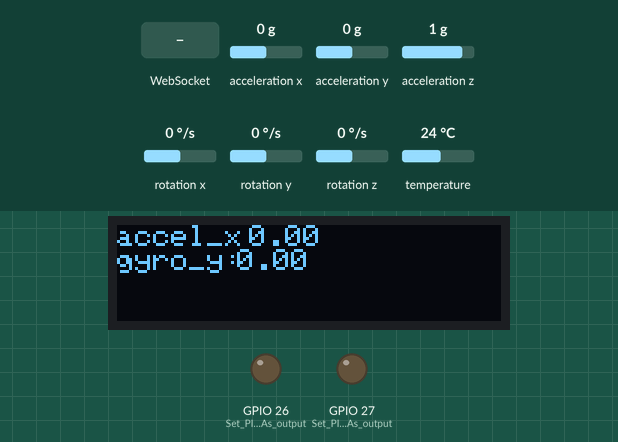
Simulated run of this sketch. Board: ESP32. On the bench: 128×32 one-colour display, output pins drawn as LEDs (lit = HIGH). Inputs (shaded band) come from the test bench; at power-on: acceleration x 0 g, rotation y 0 °/s, acceleration y 0 g, acceleration z 1 g, rotation x 0 °/s, rotation z 0 °/s, temperature 24 °C. WiFi joins after 1.5 s; servers stay silent unless stated; what the sketch prints to the serial monitor is not drawn.

Above: at 3.8 s.
3.9 s: WebSocket text "1" received
At 5.0 s:
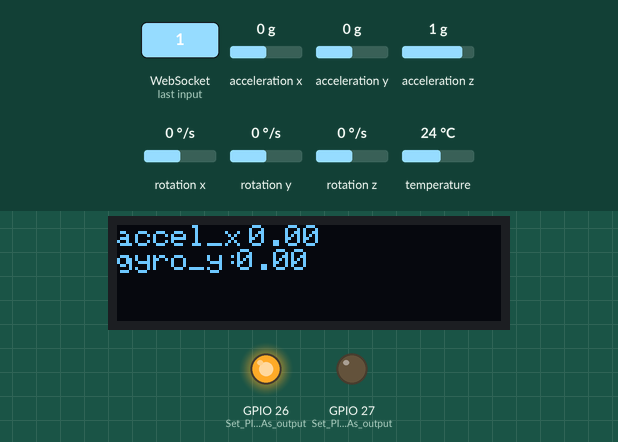
5.4 s: WebSocket text "2" received
At 6.0 s:
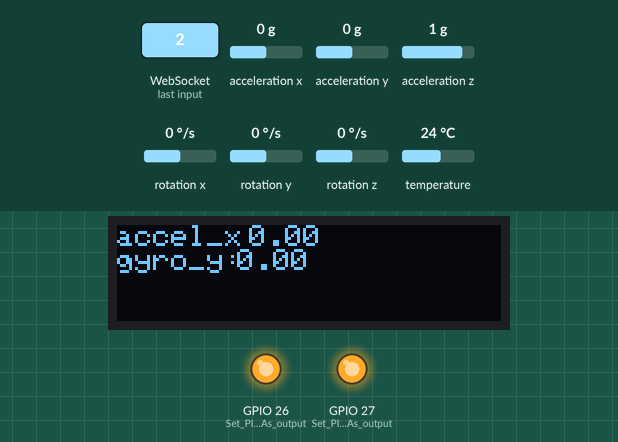
6.9 s: WebSocket text "0" received
At 8.1 s:
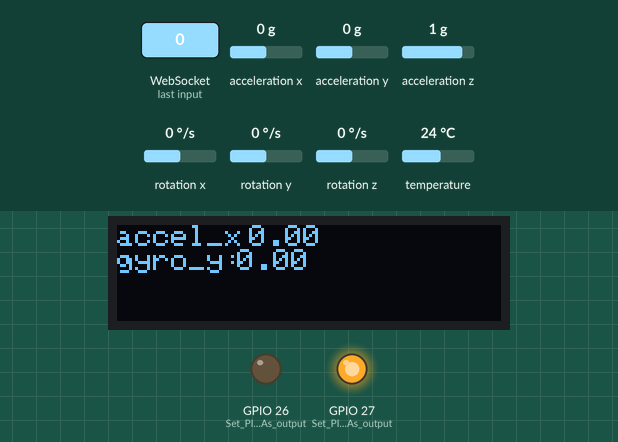
8.4 s: acceleration x set to -1.4 g
At 8.9 s:
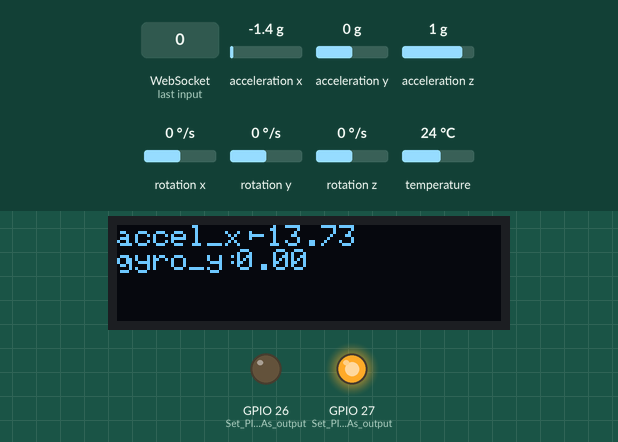
9.9 s: rotation y set to -192 °/s
At 11.1 s:
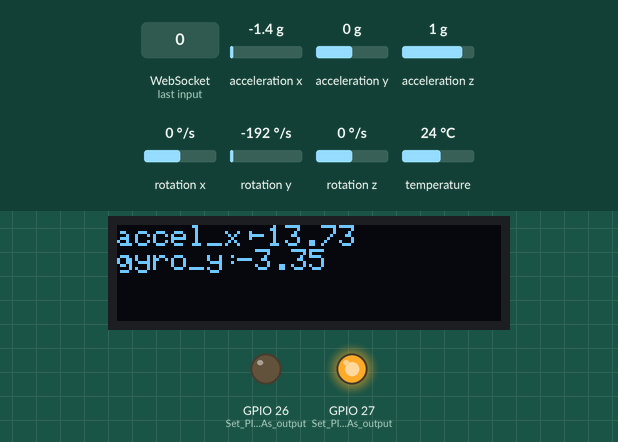
11.4 s: acceleration x set to -0.8 g
At 12.0 s:
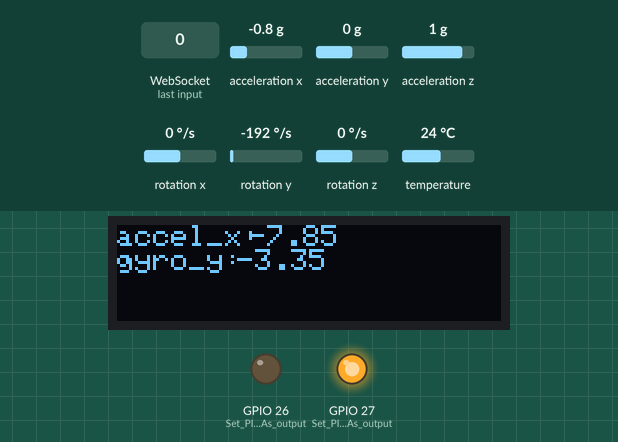
Timing chart, 0 to 13.9 s (numbered marks = the images above; inputs shaded):
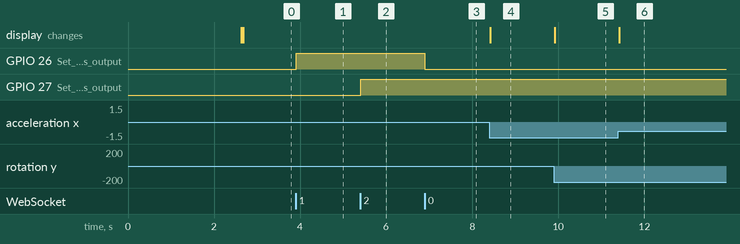

Measured:
- after the input at 3.9 s, GPIO 26 (Set_PIN_26_As_output): LOW → HIGH at once
- after the input at 5.4 s, GPIO 27 (Set_PIN_27_As_output): LOW → HIGH at once
- after the input at 6.9 s, GPIO 26 (Set_PIN_26_As_output): HIGH → LOW at once
- after the input at 8.4 s, the display: changes at once (image 4)
- after the input at 9.9 s, the display: changes at once (image 5)
- after the input at 11.4 s, the display: changes at once (image 6)

The sketch:

websocket_server.ino
```cpp
#include <WiFi.h> // Include WIFi Library for ESP32
#include <WebServer.h> // Include WebSwever Library for ESP32
#include <ArduinoJson.h> // Include ArduinoJson Library
#include <Adafruit_Sensor.h>
//#include <Adafruit_BME280.h>
#include <WebSocketsServer.h>  // Include WebSockets Library by Markus Sattler
#include <Adafruit_MPU6050.h>
#include <Wire.h>
#include <Adafruit_GFX.h>
#include <Adafruit_SSD1306.h>


//Adafruit_BME280 bme; // I2C


Adafruit_MPU6050 mpu;


#define SCREEN_WIDTH 128 // OLED display width, in pixels
#define SCREEN_HEIGHT 32 // OLED display height, in pixels

// Declaration for an SSD1306 display connected to I2C (SDA, SCL pins)
Adafruit_SSD1306 display(SCREEN_WIDTH, SCREEN_HEIGHT, &Wire);


const char* ssid     = "OnePlusSid";
const char* password = "esp32ece328";


int interval = 1000; // virtual delay
unsigned long previousMillis = 0; // Tracks the time since last event fired


const char web[] PROGMEM = R"rawliteral(
<!DOCTYPE html>
<html>
<head>
  <title>Arduino and ESP32 Websocket</title>
  <meta name='viewport' content='width=device-width, initial-scale=1.0' />
  <meta charset='UTF-8'>
  <style>
    body {
      background-color: #E6D8D5;
      text-align: center;
    }
  </style>
</head>
<body>
  <h1>accel_x: <span id='accel_x'>-</span></h1>
  <h1>gyro_y: <span id='gyro_y'>-</span></h1>
  <h1>LED 1: <span id='message1'>-</span></h1><button type='button' id='BTN_1'>
    <h1>ON</h1>
  </button><button type='button' id='BTN_2'>
    <h1>OFF</h1>
  </button>
  <h1>LED 2: <span id='message2'>-</span></h1><button type='button' id='BTN_3'>
    <h1>ON</h1>
  </button><button type='button' id='BTN_4'>
    <h1>OFF</h1>
  </button>
</body>
<script>
  var Socket;
  document.getElementById('BTN_1').addEventListener('click', button_1_pressed);
  document.getElementById('BTN_2').addEventListener('click', button_2_pressed);
  document.getElementById('BTN_3').addEventListener('click', button_3_pressed);
  document.getElementById('BTN_4').addEventListener('click', button_4_pressed);
  function init() {
    Socket = new WebSocket('ws://' + window.location.hostname + ':81/');
    Socket.onmessage = function(event) {
      processCommand(event);
    };
  }
  function processCommand(event) {
    var obj = JSON.parse(event.data);
    document.getElementById('message1').innerHTML = obj.PIN_Status1;
    document.getElementById('message2').innerHTML = obj.PIN_Status2;


    document.getElementById('accel_x').innerHTML = obj.accel_x;
    document.getElementById('gyro_y').innerHTML = obj.gyro_y;
    console.log(obj.PIN_Status1);
    console.log(obj.PIN_Status2);
    console.log(obj.accel_x);
    console.log(obj.gyro_y);
  }
  function button_1_pressed() {
    Socket.send('1');
  }
  function button_2_pressed() {
    Socket.send('0');
  }
  function button_3_pressed() {
    Socket.send('2');
  }
  function button_4_pressed() {
    Socket.send('3');
  }
  window.onload = function(event) {
    init();
  }
</script>
</html>)rawliteral";


String jsonString; // Temporary storage for the JSON String
String pin_status1 = ""; // Holds the status of the pin
String pin_status2 = ""; // Holds the status of the pin
float accel_x; // holds the acceleration value
float gyro_y;// holds the orientation in x-axis value


WebServer server(80);  // create instance for web server on port "80"
WebSocketsServer webSocket = WebSocketsServer(81);  //create instance for webSocket server on port"81"


void setup() {
  // put your setup code here, to run once:
  pinMode(26, OUTPUT); // Set PIN 26 As output(LED Pin)
  pinMode(27,OUTPUT); // Set PIN 27 As output(LED Pin)


  Serial.begin(115200); // Init Serial for Debugging.
  delay(1000);

 while (!Serial)
    delay(10); // will pause Zero, Leonardo, etc until serial console opens


  Serial.println("Adafruit MPU6050 test!");


  // Try to initialize!
  if (!mpu.begin()) {
    Serial.println("Failed to find MPU6050 chip");
    while (1) {
      delay(10);
    }
  }
  Serial.println("MPU6050 Found!");


  mpu.setAccelerometerRange(MPU6050_RANGE_8_G);
  Serial.print("Accelerometer range set to: ");
  switch (mpu.getAccelerometerRange()) {
  case MPU6050_RANGE_2_G:
    Serial.println("+-2G");
    break;
  case MPU6050_RANGE_4_G:
    Serial.println("+-4G");
    break;
  case MPU6050_RANGE_8_G:
    Serial.println("+-8G");
    break;
  case MPU6050_RANGE_16_G:
    Serial.println("+-16G");
    break;
  }
  mpu.setGyroRange(MPU6050_RANGE_500_DEG);
  Serial.print("Gyro range set to: ");
  switch (mpu.getGyroRange()) {
  case MPU6050_RANGE_250_DEG:
    Serial.println("+- 250 deg/s");
    break;
  case MPU6050_RANGE_500_DEG:
    Serial.println("+- 500 deg/s");
    break;
  case MPU6050_RANGE_1000_DEG:
    Serial.println("+- 1000 deg/s");
    break;
  case MPU6050_RANGE_2000_DEG:
    Serial.println("+- 2000 deg/s");
    break;
  }


  mpu.setFilterBandwidth(MPU6050_BAND_21_HZ);


  Serial.println("");
  delay(100);


  mpu.setAccelerometerRange(MPU6050_RANGE_8_G);
  mpu.setGyroRange(MPU6050_RANGE_500_DEG);
  mpu.setFilterBandwidth(MPU6050_BAND_21_HZ);


  WiFi.begin(ssid, password); // Connect to Wifi
  while (WiFi.status() != WL_CONNECTED) { // Check if wifi is connected or not
    delay(500);
    Serial.print(".");
  }
  Serial.println();
  // Print the IP address in the serial monitor windows.
  Serial.print("IP address: ");
  Serial.println(WiFi.localIP());
  // Initialize a web server on the default IP address. and send the webpage as a response.
  server.on("/", []() {
    server.send(200, "text\html", web);
  });
  server.begin(); // init the server
  webSocket.begin();  // init the Websocketserver
  webSocket.onEvent(webSocketEvent);  // init the webSocketEvent function when a websocket event occurs


  if(!display.begin(SSD1306_SWITCHCAPVCC, 0x3C)) { // Address 0x3D for 128x64
    Serial.println(F("SSD1306 allocation failed"));
    for(;;);
  }
  delay(15);
  display.clearDisplay();

  display.setTextSize(1.5);
  display.setTextColor(WHITE);
  display.setCursor(0, 0);


  display.println("accel_x: ");
  display.setCursor(40, 0);
  display.println(accel_x);


  display.println("gyro_y: ");
  display.setCursor(40, 8);
  display.println(gyro_y);


  display.display(); // display OLED content


}


void displayUpdate(){
  display.clearDisplay();

  display.setTextSize(1.5);
  display.setTextColor(WHITE);
  display.setCursor(0, 0);


  display.println("accel_x: ");
  display.setCursor(44, 0);
  display.println(accel_x);


  display.println("gyro_y: ");
  display.setCursor(40, 8);
  display.println(gyro_y);


  display.display(); // display OLED content
}


void update_mpu(){
  sensors_event_t a, g, temp;
  mpu.getEvent(&a, &g, &temp);
  accel_x = a.acceleration.x; // Read temperature as Celsius (the default)
  gyro_y = g.gyro.y; // Read temperature as Fahrenheit (isFahrenheit = true
}


void update_webpage()
{
  StaticJsonDocument<100> doc;
  // create an object
  JsonObject object = doc.to<JsonObject>();
  object["PIN_Status1"] = pin_status1 ;
  object["PIN_Status2"] = pin_status2;
  object["accel_x"] = accel_x ;
  object["gyro_y"] = gyro_y ;
  serializeJson(doc, jsonString); // serialize the object and save teh result to teh string variable.
  //Serial.println( jsonString ); // print the string for debugging.
  webSocket.broadcastTXT(jsonString); // send the JSON object through the websocket
  jsonString = ""; // clear the String.
}


void loop() {


  displayUpdate();
  update_mpu();
  server.handleClient();  // webserver methode that handles all Client
  webSocket.loop(); // websocket server methode that handles all Client
  unsigned long currentMillis = millis(); // call millis  and Get snapshot of time
  if ((unsigned long)(currentMillis - previousMillis) >= interval) { // How much time has passed, accounting for rollover with subtraction!
  previousMillis = currentMillis;   // Use the snapshot to set track time until next event
  update_webpage();
  }
}


// This function gets a call when a WebSocket event occurs
void webSocketEvent(byte num, WStype_t type, uint8_t * payload, size_t length) {
  switch (type) {
    case WStype_DISCONNECTED: // enum that read status this is used for debugging.
      Serial.print("WS Type ");
      Serial.print(type);
      Serial.println(": DISCONNECTED");
      break;
    case WStype_CONNECTED:  // Check if a WebSocket client is connected or not
      Serial.print("WS Type ");
      Serial.print(type);
      Serial.println(": CONNECTED");
      if (digitalRead(26) == HIGH) {  //check if pin 22 is high or low
        pin_status1 = "ON";
        update_webpage(); // update the webpage accordingly
      }
      else{
        pin_status1 = "OFF"; //check if pin 22 is high or low
        update_webpage();// update the webpage accordingly
      }
      if (digitalRead(27) == HIGH) {  //check if pin 22 is high or low
        pin_status2 = "ON";
        update_webpage(); // update the webpage accordingly
      }else{
        pin_status2 = "OFF"; //check if pin 22 is high or low
        update_webpage();// update the webpage accordingly
      }
      break;
    case WStype_TEXT: // check responce from client
      Serial.println(); // the payload variable stores teh status internally
      Serial.println(payload[0]);
      if (payload[0] == '1') {
        pin_status1 = "ON";
        digitalWrite(26, HIGH);

      }
      else if (payload[0] == '0') {
        pin_status1 = "OFF";
        digitalWrite(26, LOW);

      }
      else if (payload[0] == '2') {
        pin_status2 = "ON";
        digitalWrite(27, HIGH);

      }
      else if (payload[0] == '3') {
        pin_status2 = "OFF";
        digitalWrite(27, LOW);
      }
      break;
      }
  }
```
